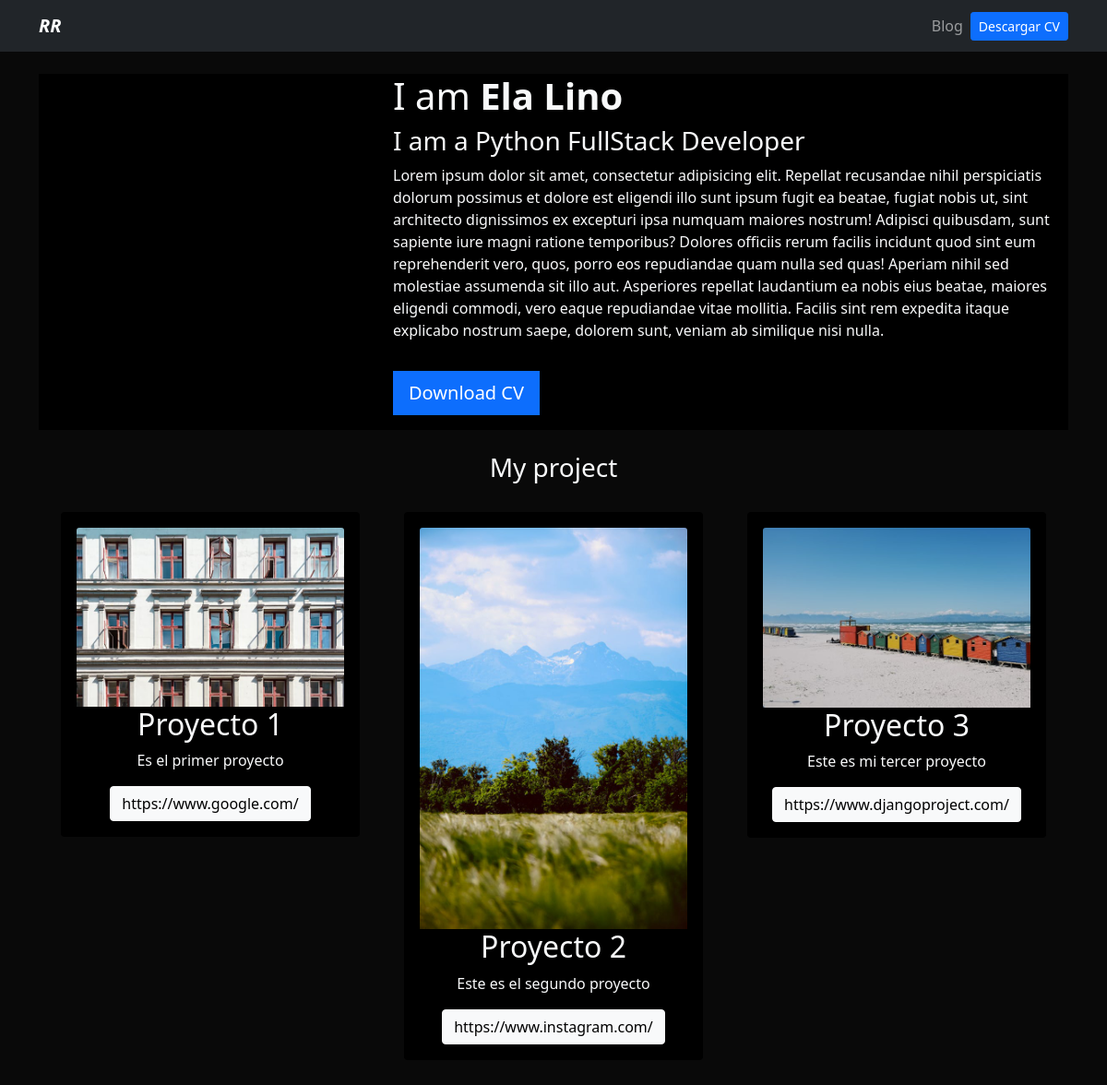
Before: / with the older database file.
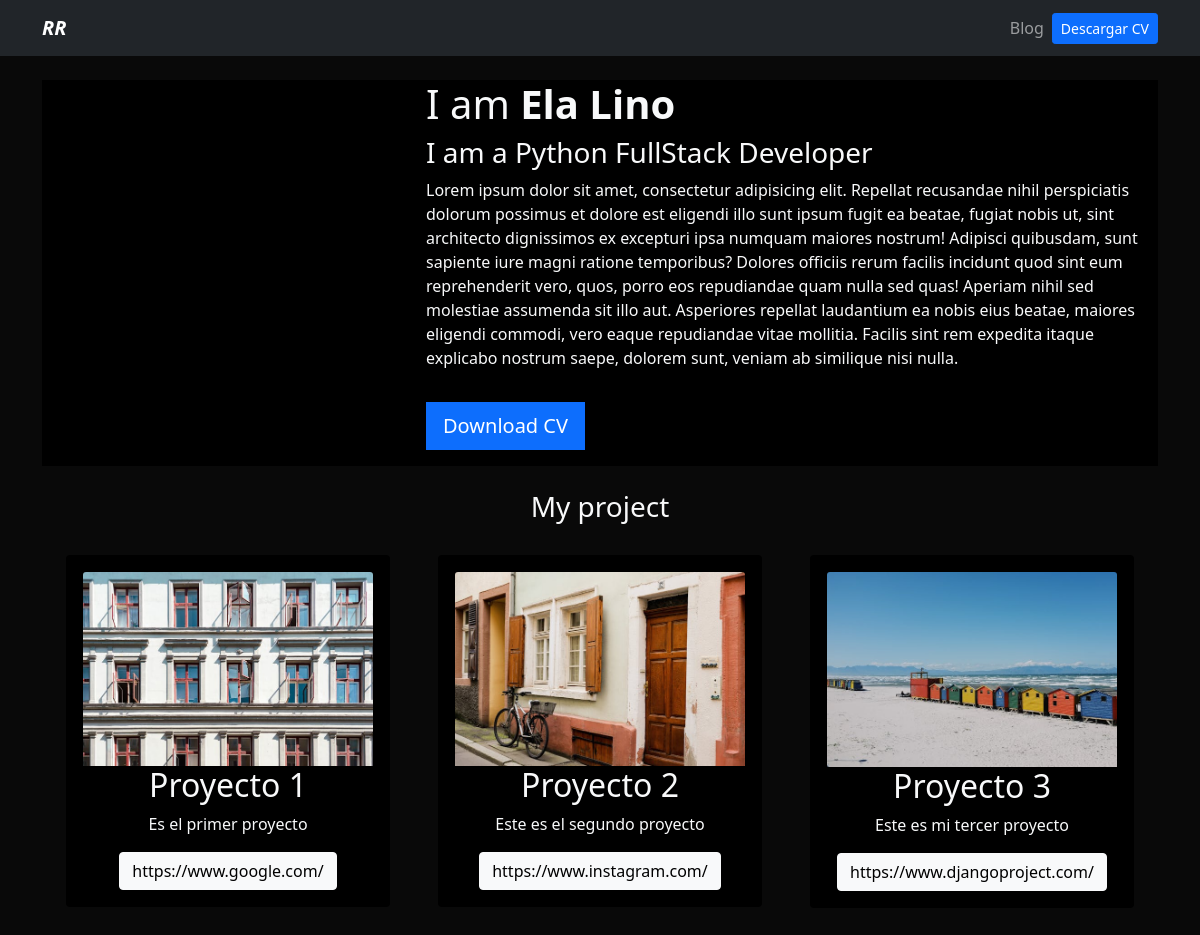
After: the same page with the newer database file.
### portfolio/models.py (models this page shows)
class Proyect (models.Model):
    titulo = CharField(max_length=100)
    descripcion = CharField(max_length=250)
    imagen = ImageField(upload_to='portfolio/images/')
    url= models.URLField(blank=True)

### portfolio/views.py (the view)
# urls.py: 2. Add a URL to urlpatterns:  path('', views.home, name='home')
def home(request):
    projects = Proyect.objects.all()
    return render(request , 'home.html', {'projects':projects} )

### portfolio/templates/home.html (shortened to what this page needs)
{% extends "layout.html" %}
{% block content  %}
{% load static %}
<header class="row bg-black">
    <div class="col-md-4 my-auto">
    </div>
    <div class="col-md-8 my-auto">
        <h1>I am <strong>Ela Lino</strong></h1>
        <h3>I am a Python FullStack Developer</h3>
        <p>Lorem ipsum dolor sit amet, consectetur adipisicing elit. Repellat recusandae nihil perspiciatis dolorum
            possimus et dolore est eligendi illo sunt ipsum fugit ea beatae, fugiat nobis ut, sint architecto
            dignissimos ex excepturi ipsa numquam maiores nostrum! Adipisci quibusdam, sunt sapiente iure magni ratione
            temporibus? Dolores officiis rerum facilis incidunt quod sint eum reprehenderit vero, quos, porro eos
            repudiandae quam nulla sed quas! Aperiam nihil sed molestiae assumenda sit illo aut. Asperiores repellat
            laudantium ea nobis eius beatae, maiores eligendi commodi, vero eaque repudiandae vitae mollitia. Facilis
            sint rem expedita itaque explicabo nostrum saepe, dolorem sunt, veniam ab similique nisi nulla.
        </p>
        <a class="btn btn-primary btn-lg rounded-0 my-3" href="{% static 'porfolio/cvPython.pdf' %}"
            target="_blank">Download CV</a>
    </div>
</header>
<div class='row my-4 text-center'>
    <h3>My project</h3>
    {% for project in projects %}
    <div class="col-md-4 p-4">
        <div class="card bg-black card-project">
            <div class='card-body'>
                <img src='{{project.imagen.url}}' alt='{{project.titulo}}' class='card-img-top'>
                <h2> {{project.titulo}}</h2>
                <p>{{project.descripcion}}</p>
                {% if project.url  %}
                <a href='{{project.url}}' class='btn btn-light' target='_blank'>{{project.url}}</a>
                {% endif %}
            </div>
        </div>
    </div>
    {% endfor %}
</div>
{% endblock  %}

Changed rows visible on the page:
changed Proyect "Proyecto 2": imagen: a different picture
